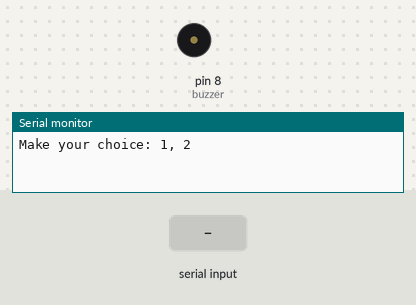
The sketch below on a simulated Arduino Uno, built with avr-gcc and run on an emulated ATmega328P. Parts: buzzer (waves = sounding), the last lines printed to the serial monitor. Inputs (shaded band) come from the test bench.

Above: at 1.2 s.
1.3 s: "1" received over Serial
At 2.7 s:
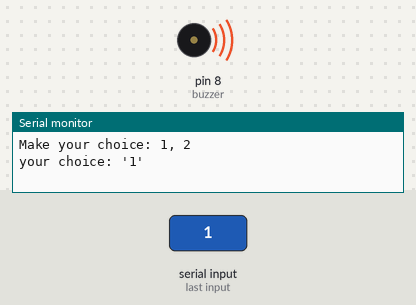
Timing chart, 0 to 8.8 s (numbered marks = the images above; inputs shaded):
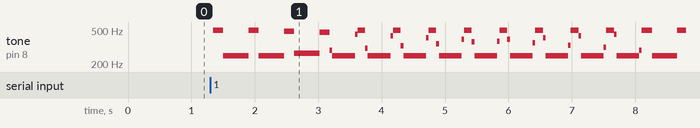

The sketch:

04_buzzer.ino
```cpp
// (licence header left out)
int buzzer = 8;//设置控制蜂鸣器的数字IO脚
int i = 0;
int val, old_val;

void setup()
{
	pinMode(buzzer,OUTPUT);//设置数字IO脚模式，OUTPUT为输出
	Serial.begin(115200);
}

void loop()
{
	Serial.println("Make your choice: 1, 2");

	while ((val = Serial.read()) == -1) {
		delay(100);
	}

	if (val != old_val) {
		char *str = (char *)malloc(64);
		sprintf(str, "your choice: '%d'", val - '0');
		Serial.println(str);
		free(str);
		old_val = val;
	}

	switch (val) {
	case '1':
		sound_1();
		break;
	case '2':
		sound_2();
		break;
	default:
		break;
	}
}

void sound_1()
{
	int cmd = 'q';
	while ((cmd = Serial.read()) != 'q') {
		//输出一个频率的声音
		for (i = 0; i < 80; i++) {
			digitalWrite(buzzer,HIGH);//发声音
			delay(1);//延时1ms
			digitalWrite(buzzer,LOW);//不发声音
			delay(1);//延时ms
		}

		//输出另一个频率的声音
		for (i = 0; i < 100; i++) {
			digitalWrite(buzzer,HIGH);//发声音
			delay(2);//延时2ms
			digitalWrite(buzzer,LOW);//不发声音
			delay(2);//延时2ms
		}
	}
}

void sound_2()
{
	int cmd = 'q', f = 0;
	while ((cmd = Serial.read()) != 'q') {
		// delay(100);//延时ms

		if (cmd != -1) {
			Serial.println(cmd - '0', 10);
			f = cmd - '0';
		}

		//输出一个频率的声音
		for (i = 0; i < 80; i++) {
			digitalWrite(buzzer,HIGH);//发声音
			delay(f);//延时1ms
			digitalWrite(buzzer,LOW);//不发声音
			delay(1);//延时ms
		}
	}
}
```

Measured:
- after the input at 1.3 s, tone on pin 8 (buzzer): plays 496 Hz for 0.16 s, 249 Hz for 0.40 s, 496 Hz for 0.16 s, 249 Hz for 0.40 s, 483 Hz for 0.16 s, 268 Hz for 0.40 s … (45 notes in this stretch), starting at once
